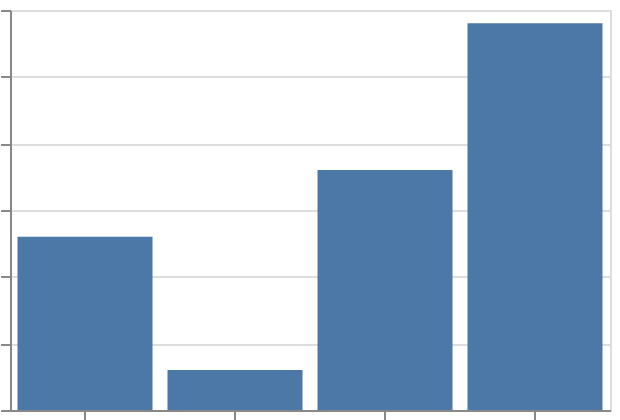

Describe this chart as a Vega-Lite specification.
### Vega-Lite specification from a JSON file in a GitHub repository (floating-point values rounded to 4 significant figures)
{"$schema": "https://vega.github.io/schema/vega-lite/v6.json", "padding": 5, "autosize": "none", "width": 300, "height": 200, "data": {"name": "table", "values": [{"c": "C", "x": 5, "y": 3, "v": 7, "g": "p"}, {"c": "A", "x": 6, "y": 1, "v": 7, "g": "q"}, {"c": "A", "x": 8, "y": 10, "v": 9, "g": "p"}, {"c": "A", "x": 2, "y": 7, "v": 10, "g": "q"}, {"c": "D", "x": 8, "y": 2, "v": 1, "g": "p"}, {"c": "D", "x": 10, "y": 10, "v": 11, "g": "q"}, {"c": "B", "x": 8, "y": 7, "v": 9, "g": "p"}, {"c": "A", "x": 2, "y": 11, "v": 8, "g": "q"}, {"c": "B", "x": 3, "y": 11, "v": 1, "g": "p"}, {"c": "D", "x": 1, "y": 1, "v": 11, "g": "q"}]}, "mark": "bar", "encoding": {"x": {"field": "c", "type": "nominal", "sort": "descending"}, "y": {"field": "y", "type": "quantitative", "aggregate": "sum"}}}
